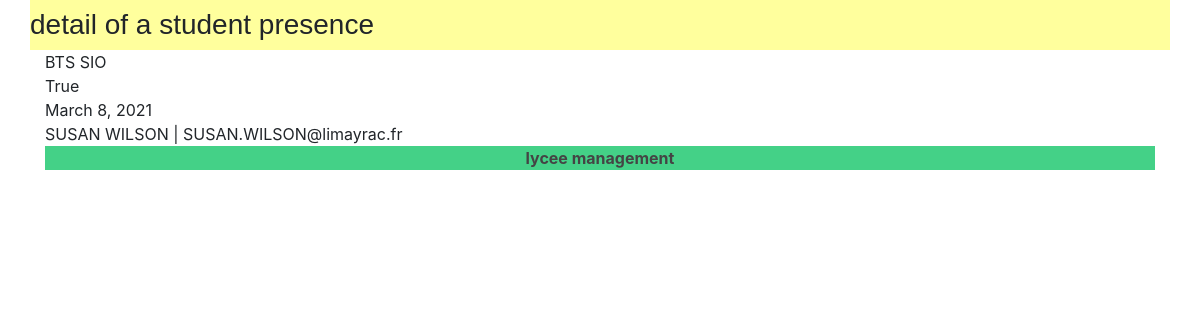
/lycee/call/30, run on the app's committed database.
### lycee/models.py (models this page shows, shortened)
class Presence(models.Model):
  reason = models.CharField(
    max_length = 50,
    blank = False,
    null = True,
    default = 'aucun'
  )
  isMissing = models.BooleanField(
    verbose_name = 'Is Missing',
    blank = False,
    default = 0
  )
  date = models.DateField(
    verbose_name= 'date',
    blank = False,
    null = False
  )
  student = models.ForeignKey(
    Student,
    on_delete = models.CASCADE,
    null = True
  )

class Student(models.Model):
  first_name = models.CharField(
    max_length = 50,
    blank = False,
    null = False
  )
  birth_date = models.DateField(
    verbose_name= 'date of birth',
    blank = False,
    null = False
  )
  last_name = models.CharField(
    max_length = 255,
    blank = False,
    null = False,
    help_text = "last name",
    default= '???'
  )
  phone = models.CharField(
    max_length = 10,
    verbose_name = "phone number of student",
    blank = False,
    null = False,
    help_text = "phone number of student",
    default= '0123456789'
  )
  email = models.CharField(
    max_length = 255,
    verbose_name = "email of student",
    blank = False,
    null = False,
    help_text = "email of student",
    default = 'a@a.fr'
  )
  comments = models.CharField(
    max_length = 255,
    verbose_name = "comments of student",
    blank = True,
    null = False,
    help_text = "comments of student",
    default = '...'
  )
  cursus = models.ForeignKey(
    Cursus,
    on_delete = models.CASCADE,
    null = True
  )
  def __str__(self):
    return '{} {} | {}'.format(self.first_name,self.last_name,self.email)

### lycee/views.py (the view)
# urls.py: path('lycee/call/<int:presence_id>',views.detail_presence,name='detail_presence'),
def detail_presence(request,presence_id):
  result_list = Presence.objects.get(pk=presence_id)
  context = {
    'liste' : result_list,
  }
  return render(request,'lycee/call/detail_presence.html',context)

### lycee/templates/lycee/call/detail_presence.html (shortened to what this page needs)
{% extends "master.html" %} {% load static %} {% if liste %} {% block title %}
<h3>detail of a student presence</h3>
{% endblock %} {% block content %}
<div class="container">
	<div class="row">
		<div class="col">
			{{liste.reason}}
			{{liste.isMissing}}
			{{liste.date}}
			{{liste.student}}
		</div>
	</div>
</div>
{% endblock %} {% else %}
<p> No cursus to show .</p>
{% endif %}

### lycee/static/lycee/style.css (style rules this page uses)
html { position: relative; min-height: 100%; }

### data on the page
Presence: reason "BTS SIO", isMissing "True", date "March 8, 2021", student "SUSAN WILSON | SUSAN.WILSON@limayrac.fr"
